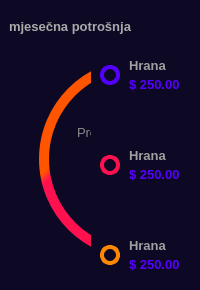
           <widget class="QFrame" name="spendingFrame">
            <property name="styleSheet">
             <string notr="true">QFrame {
	background-color: rgb(13, 9, 36);
	border: none;
	border-radius: 12px;
}
</string>
            </property>
            <property name="frameShape">
             <enum>QFrame::NoFrame</enum>
            </property>
            <property name="frameShadow">
             <enum>QFrame::Raised</enum>
            </property>
            <layout class="QVBoxLayout" name="verticalLayout_6">
             <property name="spacing">
              <number>0</number>
             </property>
             <property name="leftMargin">
              <number>0</number>
             </property>
             <property name="topMargin">
              <number>0</number>
             </property>
             <property name="rightMargin">
              <number>0</number>
             </property>
             <property name="bottomMargin">
              <number>0</number>
             </property>
             <item>
              <widget class="QFrame" name="monthly">
               <property name="minimumSize">
                <size>
                 <width>0</width>
                 <height>40</height>
                </size>
               </property>
               <property name="maximumSize">
                <size>
                 <width>16777215</width>
                 <height>30</height>
                </size>
               </property>
               <property name="styleSheet">
                <string notr="true">background-color: rgb(13, 9, 36);</string>
               </property>
               <property name="frameShape">
                <enum>QFrame::NoFrame</enum>
               </property>
               <property name="frameShadow">
                <enum>QFrame::Raised</enum>
               </property>
               <layout class="QHBoxLayout" name="horizontalLayout_9" stretch="0,0">
                <property name="spacing">
                 <number>0</number>
                </property>
                <property name="leftMargin">
                 <number>5</number>
                </property>
                <property name="topMargin">
                 <number>5</number>
                </property>
                <property name="rightMargin">
                 <number>5</number>
                </property>
                <property name="bottomMargin">
                 <number>3</number>
                </property>
                <item>
                 <widget class="QLabel" name="label_6">
                  <property name="minimumSize">
                   <size>
                    <width>150</width>
                    <height>0</height>
                   </size>
                  </property>
                  <property name="maximumSize">
                   <size>
                    <width>150</width>
                    <height>16777215</height>
                   </size>
                  </property>
                  <property name="font">
                   <font>
                    <pointsize>10</pointsize>
                    <weight>75</weight>
                    <bold>true</bold>
                   </font>
                  </property>
                  <property name="styleSheet">
                   <string notr="true">color: rgb(170, 170, 170)</string>
                  </property>
                  <property name="text">
                   <string>mjesečna potrošnja</string>
                  </property>
                 </widget>
                </item>
                <item>
                 <widget class="QPushButton" name="pushButton_7">
                  <property name="minimumSize">
                   <size>
                    <width>26</width>
                    <height>26</height>
                   </size>
                  </property>
                  <property name="maximumSize">
                   <size>
                    <width>26</width>
                    <height>26</height>
                   </size>
                  </property>
                  <property name="styleSheet">
                   <string notr="true">QPushButton {
	border: none;
	background-color: rgb(13, 9, 36);
	border-radius: 13;
}</string>
                  </property>
                  <property name="text">
                   <string/>
                  </property>
                  <property name="icon">
                   <iconset resource="resources/resources.qrc">
                    <normaloff>:/icons/icons/wink.svg</normaloff>:/icons/icons/wink.svg</iconset>
                  </property>
                  <property name="iconSize">
                   <size>
                    <width>24</width>
                    <height>24</height>
                   </size>
                  </property>
                 </widget>
                </item>
               </layout>
              </widget>
             </item>
             <item>
              <widget class="QFrame" name="frame_10">
               <property name="minimumSize">
                <size>
                 <width>0</width>
                 <height>250</height>
                </size>
               </property>
               <property name="maximumSize">
                <size>
                 <width>16777215</width>
                 <height>250</height>
                </size>
               </property>
               <property name="styleSheet">
                <string notr="true">background-color: rgb(13, 9, 36);</string>
               </property>
               <property name="frameShape">
                <enum>QFrame::NoFrame</enum>
               </property>
               <property name="frameShadow">
                <enum>QFrame::Raised</enum>
               </property>
               <layout class="QHBoxLayout" name="horizontalLayout_5">
                <property name="spacing">
                 <number>0</number>
                </property>
                <property name="leftMargin">
                 <number>0</number>
                </property>
                <property name="topMargin">
                 <number>0</number>
                </property>
                <property name="rightMargin">
                 <number>0</number>
                </property>
                <property name="bottomMargin">
                 <number>0</number>
                </property>
                <item>
                 <widget class="QFrame" name="frame_11">
                  <property name="styleSheet">
                   <string notr="true"/>
                  </property>
                  <property name="frameShape">
                   <enum>QFrame::NoFrame</enum>
                  </property>
                  <property name="frameShadow">
                   <enum>QFrame::Raised</enum>
                  </property>
                  <layout class="QHBoxLayout" name="horizontalLayout_17">
                   <item>
                    <widget class="QFrame" name="frame_16">
                     <property name="styleSheet">
                      <string notr="true"/>
                     </property>
                     <property name="frameShape">
                      <enum>QFrame::NoFrame</enum>
                     </property>
                     <property name="frameShadow">
                      <enum>QFrame::Raised</enum>
                     </property>
                     <widget class="QFrame" name="frame_33">
                      <property name="geometry">
                       <rect>
                        <x>30</x>
                        <y>10</y>
                        <width>200</width>
                        <height>200</height>
                       </rect>
                      </property>
                      <property name="minimumSize">
                       <size>
                        <width>200</width>
                        <height>200</height>
                       </size>
                      </property>
                      <property name="maximumSize">
                       <size>
                        <width>200</width>
                        <height>200</height>
                       </size>
                      </property>
                      <property name="styleSheet">
                       <string notr="true">background-color: qlineargradient(spread:pad, x1:0, y1:0, x2:1, y2:1, stop:0 rgba(85, 0, 255, 255), stop:0.0340909 rgba(255, 85, 0, 255), stop:0.295455 rgba(255, 85, 0, 255), stop:0.323864 rgba(255, 17, 80, 255), stop:0.625 rgba(255, 17, 80, 255), stop:0.670455 rgba(85, 0, 255, 255));
border: none;
border-radius: 100px;</string>
                      </property>
                      <property name="frameShape">
                       <enum>QFrame::StyledPanel</enum>
                      </property>
                      <property name="frameShadow">
                       <enum>QFrame::Raised</enum>
                      </property>
                      <layout class="QHBoxLayout" name="horizontalLayout_20">
                       <item>
                        <widget class="QFrame" name="frame_34">
                         <property name="minimumSize">
                          <size>
                           <width>180</width>
                           <height>180</height>
                          </size>
                         </property>
                         <property name="maximumSize">
                          <size>
                           <width>180</width>
                           <height>180</height>
                          </size>
                         </property>
                         <property name="styleSheet">
                          <string notr="true">background-color: rgb(13, 9, 36);
border-radius: 90px;</string>
                         </property>
                         <property name="frameShape">
                          <enum>QFrame::NoFrame</enum>
                         </property>
                         <property name="frameShadow">
                          <enum>QFrame::Raised</enum>
                         </property>
                         <layout class="QHBoxLayout" name="horizontalLayout_21">
                          <item>
                           <widget class="QFrame" name="frame_32">
                            <property name="minimumSize">
                             <size>
                              <width>0</width>
                              <height>80</height>
                             </size>
                            </property>
                            <property name="maximumSize">
                             <size>
                              <width>16777215</width>
                              <height>80</height>
                             </size>
                            </property>
                            <property name="styleSheet">
                             <string notr="true">border: none;</string>
                            </property>
                            <property name="frameShape">
                             <enum>QFrame::NoFrame</enum>
                            </property>
                            <property name="frameShadow">
                             <enum>QFrame::Raised</enum>
                            </property>
                            <layout class="QVBoxLayout" name="verticalLayout_15">
                             <property name="spacing">
                              <number>0</number>
                             </property>
                             <property name="leftMargin">
                              <number>0</number>
                             </property>
                             <property name="topMargin">
                              <number>0</number>
                             </property>
                             <property name="rightMargin">
                              <number>0</number>
                             </property>
                             <property name="bottomMargin">
                              <number>0</number>
                             </property>
                             <item alignment="Qt::AlignHCenter|Qt::AlignVCenter">
                              <widget class="QLabel" name="label_18">
                               <property name="font">
                                <font>
                                 <pointsize>10</pointsize>
                                 <weight>50</weight>
                                 <bold>false</bold>
                                </font>
                               </property>
                               <property name="styleSheet">
                                <string notr="true">color: rgb(138, 138, 138);</string>
                               </property>
                               <property name="text">
                                <string>Proračunsko izvješće</string>
                               </property>
                              </widget>
                             </item>
                             <item alignment="Qt::AlignHCenter|Qt::AlignVCenter">
                              <widget class="QLabel" name="label_19">
                               <property name="font">
                                <font>
                                 <pointsize>13</pointsize>
                                 <weight>75</weight>
                                 <bold>true</bold>
                                </font>
                               </property>
                               <property name="styleSheet">
                                <string notr="true">color: rgb(170, 170, 170);</string>
                               </property>
                               <property name="text">
                                <string>$ 5, 200.00</string>
                               </property>
                              </widget>
                             </item>
                             <item alignment="Qt::AlignHCenter|Qt::AlignVCenter">
                              <widget class="QLabel" name="label_20">
                               <property name="font">
                                <font>
                                 <pointsize>10</pointsize>
                                 <weight>50</weight>
                                 <bold>false</bold>
                                </font>
                               </property>
                               <property name="styleSheet">
                                <string notr="true">color: rgb(138, 138, 138);</string>
                               </property>
                               <property name="text">
                                <string>Sep 2021</string>
                               </property>
                              </widget>
                             </item>
                            </layout>
                           </widget>
                          </item>
                         </layout>
                        </widget>
                       </item>
                      </layout>
                     </widget>
                    </widget>
                   </item>
                  </layout>
                 </widget>
                </item>
                <item>
                 <widget class="QFrame" name="frame_13">
                  <property name="minimumSize">
                   <size>
                    <width>0</width>
                    <height>0</height>
                   </size>
                  </property>
                  <property name="maximumSize">
                   <size>
                    <width>150</width>
                    <height>16777215</height>
                   </size>
                  </property>
                  <property name="styleSheet">
                   <string notr="true">background-color: rgb(13, 9, 36);</string>
                  </property>
                  <property name="frameShape">
                   <enum>QFrame::NoFrame</enum>
                  </property>
                  <property name="frameShadow">
                   <enum>QFrame::Raised</enum>
                  </property>
                  <layout class="QVBoxLayout" name="verticalLayout_9">
                   <property name="spacing">
                    <number>20</number>
                   </property>
                   <property name="leftMargin">
                    <number>0</number>
                   </property>
                   <property name="topMargin">
                    <number>0</number>
                   </property>
                   <property name="rightMargin">
                    <number>0</number>
                   </property>
                   <property name="bottomMargin">
                    <number>0</number>
                   </property>
                   <item>
                    <widget class="QFrame" name="frame_4">
                     <property name="styleSheet">
                      <string notr="true">background-color: rgb(13, 9, 36);</string>
                     </property>
                     <property name="frameShape">
                      <enum>QFrame::NoFrame</enum>
                     </property>
                     <property name="frameShadow">
                      <enum>QFrame::Raised</enum>
                     </property>
                     <layout class="QHBoxLayout" name="horizontalLayout_10">
                      <property name="spacing">
                       <number>0</number>
                      </property>
                      <property name="leftMargin">
                       <number>0</number>
                      </property>
                      <property name="topMargin">
                       <number>0</number>
                      </property>
                      <property name="rightMargin">
                       <number>0</number>
                      </property>
                      <property name="bottomMargin">
                       <number>0</number>
                      </property>
                      <item>
                       <widget class="QFrame" name="frame_20">
                        <property name="minimumSize">
                         <size>
                          <width>20</width>
                          <height>20</height>
                         </size>
                        </property>
                        <property name="maximumSize">
                         <size>
                          <width>20</width>
                          <height>20</height>
                         </size>
                        </property>
                        <property name="styleSheet">
                         <string notr="true">QFrame {
	border: 4px solid  rgb(85, 0, 255);
	background-color: rgb(13, 9, 36);
	border-radius: 10;
}</string>
                        </property>
                        <property name="frameShape">
                         <enum>QFrame::NoFrame</enum>
                        </property>
                        <property name="frameShadow">
                         <enum>QFrame::Raised</enum>
                        </property>
                       </widget>
                      </item>
                      <item>
                       <widget class="QFrame" name="frame_21">
                        <property name="minimumSize">
                         <size>
                          <width>0</width>
                          <height>50</height>
                         </size>
                        </property>
                        <property name="maximumSize">
                         <size>
                          <width>16777215</width>
                          <height>50</height>
                         </size>
                        </property>
                        <property name="styleSheet">
                         <string notr="true"/>
                        </property>
                        <property name="frameShape">
                         <enum>QFrame::StyledPanel</enum>
                        </property>
                        <property name="frameShadow">
                         <enum>QFrame::Raised</enum>
                        </property>
                        <layout class="QVBoxLayout" name="verticalLayout_10">
                         <item alignment="Qt::AlignVCenter">
                          <widget class="QLabel" name="label_7">
                           <property name="font">
                            <font>
                             <pointsize>10</pointsize>
                             <weight>75</weight>
                             <bold>true</bold>
                            </font>
                           </property>
                           <property name="styleSheet">
                            <string notr="true">color: rgb(159, 159, 159);</string>
                           </property>
                           <property name="text">
                            <string>Hrana</string>
                           </property>
                          </widget>
                         </item>
                         <item alignment="Qt::AlignVCenter">
                          <widget class="QLabel" name="label_8">
                           <property name="font">
                            <font>
                             <pointsize>10</pointsize>
                             <weight>75</weight>
                             <bold>true</bold>
                            </font>
                           </property>
                           <property name="styleSheet">
                            <string notr="true">color: rgb(85, 0, 255);</string>
                           </property>
                           <property name="text">
                            <string>$ 250.00</string>
                           </property>
                          </widget>
                         </item>
                        </layout>
                       </widget>
                      </item>
                     </layout>
                    </widget>
                   </item>
                   <item>
                    <widget class="QFrame" name="frame_8">
                     <property name="styleSheet">
                      <string notr="true">background-color: rgb(13, 9, 36);</string>
                     </property>
                     <property name="frameShape">
                      <enum>QFrame::StyledPanel</enum>
                     </property>
                     <property name="frameShadow">
                      <enum>QFrame::Raised</enum>
                     </property>
                     <layout class="QHBoxLayout" name="horizontalLayout_11">
                      <property name="spacing">
                       <number>0</number>
                      </property>
                      <property name="leftMargin">
                       <number>0</number>
                      </property>
                      <property name="topMargin">
                       <number>0</number>
                      </property>
                      <property name="rightMargin">
                       <number>0</number>
                      </property>
                      <property name="bottomMargin">
                       <number>0</number>
                      </property>
                      <item>
                       <widget class="QFrame" name="frame_22">
                        <property name="minimumSize">
                         <size>
                          <width>20</width>
                          <height>20</height>
                         </size>
                        </property>
                        <property name="maximumSize">
                         <size>
                          <width>20</width>
                          <height>20</height>
                         </size>
                        </property>
                        <property name="styleSheet">
                         <string notr="true">QFrame {
	border: 4px solid rgb(255, 17, 80);
	background-color: rgb(13, 9, 36);
	border-radius: 10;
}</string>
                        </property>
                        <property name="frameShape">
                         <enum>QFrame::NoFrame</enum>
                        </property>
                        <property name="frameShadow">
                         <enum>QFrame::Raised</enum>
                        </property>
                       </widget>
                      </item>
                      <item>
                       <widget class="QFrame" name="frame_23">
                        <property name="minimumSize">
                         <size>
                          <width>0</width>
                          <height>50</height>
                         </size>
                        </property>
                        <property name="maximumSize">
                         <size>
                          <width>16777215</width>
                          <height>50</height>
                         </size>
                        </property>
                        <property name="styleSheet">
                         <string notr="true"/>
                        </property>
                        <property name="frameShape">
                         <enum>QFrame::StyledPanel</enum>
                        </property>
                        <property name="frameShadow">
                         <enum>QFrame::Raised</enum>
                        </property>
                        <layout class="QVBoxLayout" name="verticalLayout_11">
                         <item alignment="Qt::AlignVCenter">
                          <widget class="QLabel" name="label_9">
                           <property name="font">
                            <font>
                             <pointsize>10</pointsize>
                             <weight>75</weight>
                             <bold>true</bold>
                            </font>
                           </property>
                           <property name="styleSheet">
                            <string notr="true">color: rgb(159, 159, 159);</string>
                           </property>
                           <property name="text">
                            <string>Hrana</string>
                           </property>
                          </widget>
                         </item>
                         <item alignment="Qt::AlignVCenter">
                          <widget class="QLabel" name="label_10">
                           <property name="font">
                            <font>
                             <pointsize>10</pointsize>
                             <weight>75</weight>
                             <bold>true</bold>
                            </font>
                           </property>
                           <property name="styleSheet">
                            <string notr="true">color: rgb(85, 0, 255);</string>
                           </property>
                           <property name="text">
                            <string>$ 250.00</string>
                           </property>
                          </widget>
                         </item>
                        </layout>
                       </widget>
                      </item>
                     </layout>
                    </widget>
                   </item>
                   <item>
                    <widget class="QFrame" name="frame_12">
                     <property name="styleSheet">
                      <string notr="true">background-color: rgb(13, 9, 36);</string>
                     </property>
                     <property name="frameShape">
                      <enum>QFrame::StyledPanel</enum>
                     </property>
                     <property name="frameShadow">
                      <enum>QFrame::Raised</enum>
                     </property>
                     <layout class="QHBoxLayout" name="horizontalLayout_12">
                      <property name="spacing">
                       <number>0</number>
                      </property>
                      <property name="leftMargin">
                       <number>0</number>
                      </property>
                      <property name="topMargin">
                       <number>0</number>
                      </property>
                      <property name="rightMargin">
                       <number>0</number>
                      </property>
                      <property name="bottomMargin">
                       <number>0</number>
                      </property>
                      <item>
                       <widget class="QFrame" name="frame_24">
                        <property name="minimumSize">
                         <size>
                          <width>20</width>
                          <height>20</height>
                         </size>
                        </property>
                        <property name="maximumSize">
                         <size>
                          <width>20</width>
                          <height>20</height>
                         </size>
                        </property>
                        <property name="styleSheet">
                         <string notr="true">QFrame {
	border: 4px solid rgb(255, 136, 0);
	background-color: rgb(13, 9, 36);
	border-radius: 10;
}</string>
                        </property>
                        <property name="frameShape">
                         <enum>QFrame::NoFrame</enum>
                        </property>
                        <property name="frameShadow">
                         <enum>QFrame::Raised</enum>
                        </property>
                       </widget>
                      </item>
                      <item>
                       <widget class="QFrame" name="frame_25">
                        <property name="minimumSize">
                         <size>
                          <width>0</width>
                          <height>50</height>
                         </size>
                        </property>
                        <property name="maximumSize">
                         <size>
                          <width>16777215</width>
                          <height>50</height>
                         </size>
                        </property>
                        <property name="styleSheet">
                         <string notr="true"/>
                        </property>
                        <property name="frameShape">
                         <enum>QFrame::StyledPanel</enum>
                        </property>
                        <property name="frameShadow">
                         <enum>QFrame::Raised</enum>
                        </property>
                        <layout class="QVBoxLayout" name="verticalLayout_12">
                         <item alignment="Qt::AlignVCenter">
                          <widget class="QLabel" name="label_11">
                           <property name="font">
                            <font>
                             <pointsize>10</pointsize>
                             <weight>75</weight>
                             <bold>true</bold>
                            </font>
                           </property>
                           <property name="styleSheet">
                            <string notr="true">color: rgb(159, 159, 159);</string>
                           </property>
                           <property name="text">
                            <string>Hrana</string>
                           </property>
                          </widget>
                         </item>
                         <item alignment="Qt::AlignVCenter">
                          <widget class="QLabel" name="label_12">
                           <property name="font">
                            <font>
                             <pointsize>10</pointsize>
                             <weight>75</weight>
                             <bold>true</bold>
                            </font>
                           </property>
                           <property name="styleSheet">
                            <string notr="true">color: rgb(85, 0, 255);</string>
                           </property>
                           <property name="text">
                            <string>$ 250.00</string>
                           </property>
                          </widget>
                         </item>
                        </layout>
                       </widget>
                      </item>
                     </layout>
                    </widget>
                   </item>
                  </layout>
                 </widget>
                </item>
               </layout>
              </widget>
             </item>
            </layout>
           </widget>
